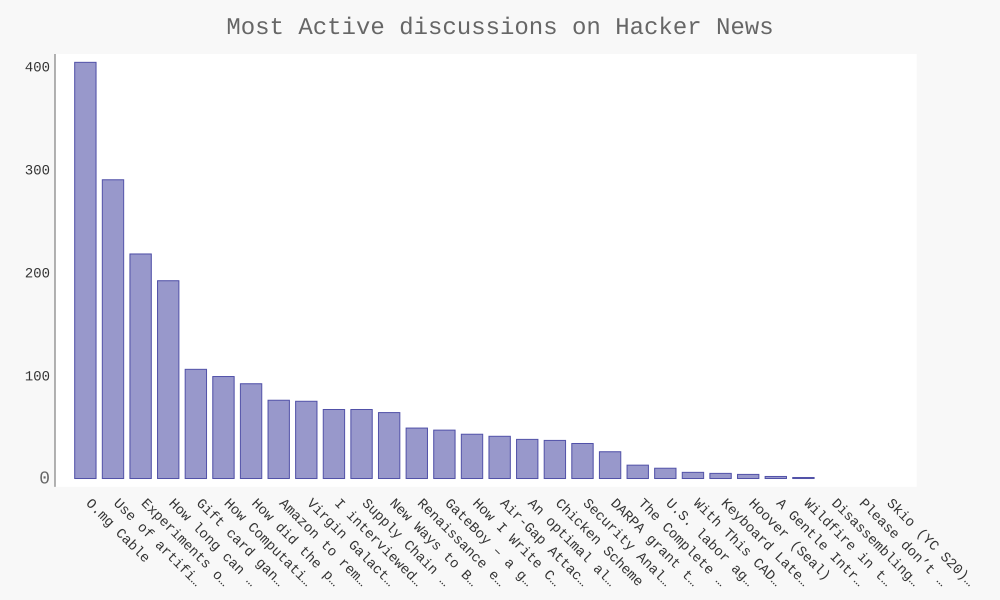

Write the Python code that produced this figure.
import requests
import pygal
from pygal.style import LightColorizedStyle as LCS, LightenStyle as LS
from operator import itemgetter

# Make an API call, and store the response.
url = 'https://hacker-news.firebaseio.com/v0/topstories.json'
r = requests.get(url)
print("Status code:", r.status_code)

# Process information about each submission.
submission_ids = r.json()
submission_dicts = []
for submission_id in submission_ids[:30]:
    # Make a separate API call for each submission.
    url = ('https://hacker-news.firebaseio.com/v0/item/' +
            str(submission_id) + '.json')
    submission_r = requests.get(url)
    print(submission_r.status_code)
    response_dict = submission_r.json()
    
    submission_dict = {
        'title': response_dict['title'],
        'link': 'http://news.ycombinator.com/item?id=' + str(submission_id),
        'comments': response_dict.get('descendants', 0)
        }
    submission_dicts.append(submission_dict)
    
submission_dicts = sorted(submission_dicts, key=itemgetter('comments'),
                            reverse=True)

titles,plot_dicts = [],[]
for submission_dict in submission_dicts:
    title = submission_dict['title']
    titles.append(title)
    plot_dict = {
    'value':submission_dict['comments'],
    'label':submission_dict['title'],
    'xlink':submission_dict['link']
    }
    plot_dicts.append(plot_dict)

my_style = LS('#333399',base_style=LCS)
my_style.title_font_size = 24
my_style.label_font_size = 14
my_style.major_label_font_size = 18

my_config = pygal.Config()
my_config.x_label_rotation = 45
my_config.show_legend = False
my_config.truncate_label = 14
my_config.show_y_guides = False
my_config.width = 1000
my_config.ylabel = 'Number of comments'

chart = pygal.Bar(my_config,style=my_style)
chart.title = 'Most Active discussions on Hacker News'
chart.x_labels = titles
chart.add('',plot_dicts)
chart.render_to_file('hn_submissions.svg')
